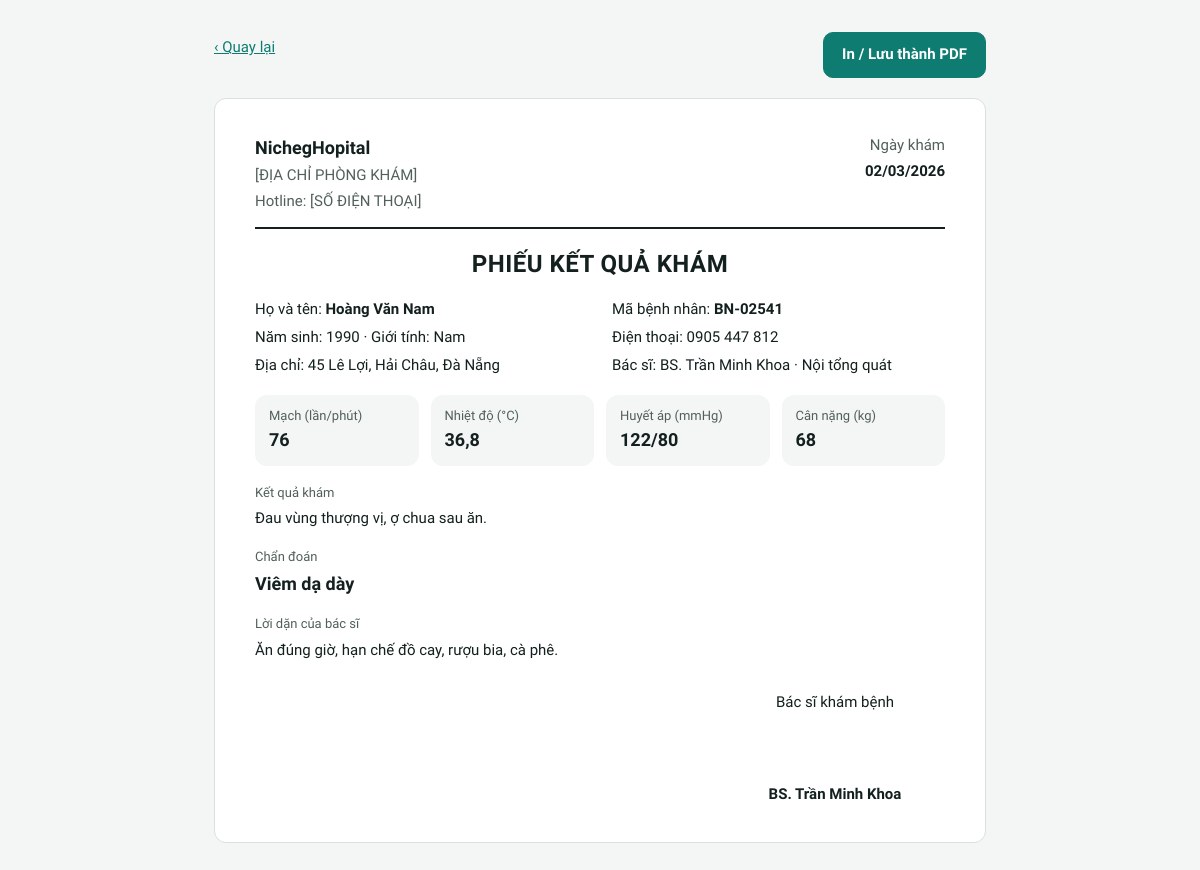
The app's page /in-phieu.php?id=2&phan=ket-qua (signed in) with its own data.
### tables this page shows
CREATE TABLE benh_an (
  id           INT UNSIGNED AUTO_INCREMENT PRIMARY KEY,
  lich_hen_id  INT UNSIGNED NOT NULL UNIQUE,
  benh_nhan_id INT UNSIGNED NOT NULL,
  bac_si_id    INT UNSIGNED NOT NULL,
  ngay_kham    DATE NOT NULL,
  mach         VARCHAR(10) NULL,
  nhiet_do     VARCHAR(10) NULL,
  huyet_ap     VARCHAR(15) NULL,
  can_nang     VARCHAR(10) NULL,
  ket_qua      TEXT NOT NULL,
  chan_doan    VARCHAR(255) NOT NULL,
  loi_dan      TEXT NULL,
  tao_luc      DATETIME NOT NULL DEFAULT CURRENT_TIMESTAMP,
  INDEX idx_ba_benh_nhan (benh_nhan_id),
  INDEX idx_ba_ngay (ngay_kham),
  CONSTRAINT fk_ba_lich_hen FOREIGN KEY (lich_hen_id) REFERENCES lich_hen (id),
  CONSTRAINT fk_ba_benh_nhan FOREIGN KEY (benh_nhan_id) REFERENCES benh_nhan (id),
  CONSTRAINT fk_ba_bac_si FOREIGN KEY (bac_si_id) REFERENCES bac_si (id)
);

CREATE TABLE benh_nhan (
  id            INT UNSIGNED AUTO_INCREMENT PRIMARY KEY,
  ma            VARCHAR(10)  NULL UNIQUE,
  ho_ten        VARCHAR(100) NOT NULL,
  so_dien_thoai CHAR(10)     NOT NULL UNIQUE,
  nam_sinh      SMALLINT UNSIGNED NULL,
  gioi_tinh     ENUM('Nam', 'Nữ') NULL,
  dia_chi       VARCHAR(255) NULL,
  tao_luc       DATETIME NOT NULL DEFAULT CURRENT_TIMESTAMP
);

CREATE TABLE bac_si (
  id            INT UNSIGNED AUTO_INCREMENT PRIMARY KEY,
  ho_ten        VARCHAR(100) NOT NULL,
  chuyen_khoa   VARCHAR(50)  NOT NULL,
  phong         VARCHAR(20)  NOT NULL,
  so_dien_thoai CHAR(10)     NOT NULL,
  email         VARCHAR(100) NULL,
  trinh_do      VARCHAR(100) NULL
);

### includes/xac-thuc.php (called while the page is built, shortened)
<?php
function nguoi_dung(): ?array
{
    return $_SESSION['nguoi_dung'] ?? null;
}

### includes/csdl.php (called while the page is built, shortened)
<?php
function csdl(): PDO
{
    static $pdo = null;
    if ($pdo === null) {
        $dsn = sprintf('mysql:host=%s;port=%d;dbname=%s;charset=utf8mb4', CSDL_MAY_CHU, CSDL_CONG, CSDL_TEN);
        try {
            $pdo = new PDO($dsn, CSDL_NGUOI_DUNG, CSDL_MAT_KHAU, [
                PDO::ATTR_ERRMODE => PDO::ERRMODE_EXCEPTION,
                PDO::ATTR_DEFAULT_FETCH_MODE => PDO::FETCH_ASSOC,
                PDO::ATTR_EMULATE_PREPARES => false,
            ]);
            $pdo->exec("SET time_zone = '+07:00'");
        } catch (PDOException $loi) {
            http_response_code(500);
            exit('Không kết nối được cơ sở dữ liệu. Hãy kiểm tra MySQL đã chạy và đã chạy lệnh "php database/cai-dat.php" (xem README.md). Chi tiết: '
                . htmlspecialchars($loi->getMessage()));
        }
    }
    return $pdo;
}
function truy_van(string $sql, array $tham_so = []): PDOStatement
{
    $lenh = csdl()->prepare($sql);
    $lenh->execute($tham_so);
    return $lenh;
}
function mot_dong(string $sql, array $tham_so = []): ?array
{
    $dong = truy_van($sql, $tham_so)->fetch();
    return $dong === false ? null : $dong;
}

### includes/tien-ich.php (called while the page is built, shortened)
<?php
function e(mixed $gia_tri): string
{
    return htmlspecialchars((string) ($gia_tri ?? ''), ENT_QUOTES, 'UTF-8');
}
function duong_dan_goc(): string
{
    static $goc = null;
    if ($goc === null) {
        $thu_muc_public = str_replace('\\', '/', (string) realpath(__DIR__ . '/../public'));
        $goc_web = rtrim(str_replace('\\', '/', (string) realpath($_SERVER['DOCUMENT_ROOT'] ?? '')), '/');
        $goc = '';
        if ($goc_web !== '' && str_starts_with($thu_muc_public . '/', $goc_web . '/')) {
            $phan = trim(substr($thu_muc_public, strlen($goc_web)), '/');
            $goc = $phan === '' ? '' : '/' . implode('/', array_map('rawurlencode', explode('/', $phan)));
        }
    }
    return $goc;
}
function url(string $trang, array $tham_so = []): string
{
    $tham_so = array_filter($tham_so, fn($v) => $v !== null && $v !== '');
    $chuoi = $tham_so ? '?' . http_build_query($tham_so, '', '&', PHP_QUERY_RFC3986) : '';
    return duong_dan_goc() . '/' . ltrim($trang, '/') . $chuoi;
}
function chi_so(string $chuoi): string
{
    return preg_replace('/\D+/', '', $chuoi);
}
function dinh_dang_sdt(?string $sdt): string
{
    $so = chi_so((string) $sdt);
    return strlen($so) === 10 ? substr($so, 0, 4) . ' ' . substr($so, 4, 3) . ' ' . substr($so, 7) : (string) $sdt;
}
function ten_bac_si(string $ho_ten): string
{
    return 'BS. ' . $ho_ten;
}
function ngay_vn(string $ngay): string
{
    return date('d/m/Y', strtotime($ngay));
}

### public/in-phieu.php (the view, shortened to what this page needs)
<?php
$nguoi_dung = nguoi_dung() ?? chuyen_huong('dang-nhap.php');
$benh_an = mot_dong(
    'SELECT ba.*, bn.ma, bn.ho_ten AS benh_nhan, bn.nam_sinh, bn.gioi_tinh, bn.dia_chi, bn.so_dien_thoai,
            bs.ho_ten AS bac_si, bs.chuyen_khoa, bs.phong
     FROM benh_an ba
     JOIN benh_nhan bn ON bn.id = ba.benh_nhan_id
     JOIN bac_si bs ON bs.id = ba.bac_si_id
     WHERE ba.id = ?',
    [(int) ($_GET['id'] ?? 0)]
);
$phan = $_GET['phan'] ?? 'ca-hai';
$in_ket_qua = $phan !== 'don-thuoc';
$quay_lai = $nguoi_dung['vai_tro'] === 'QL'
    ? url('quan-ly/lich-hen-hom-nay.php')
    : url('benh-nhan/ket-qua.php', ['id' => $benh_an['id']]);
function dau_phieu(array $benh_an, string $tieu_de): void
{
    ?>
    <div class="phieu-head">
      <div class="stack g4">
        <strong style="font-size:18px"><?= e(TEN_PHONG_KHAM) ?></strong>
        <span class="muted"><?= e(DIA_CHI) ?></span>
        <span class="muted">Hotline: <?= e(HOTLINE) ?></span>
      </div>
      <div class="stack g4" style="text-align:right">
        <span class="muted">Ngày khám</span>
        <strong><?= e(ngay_vn($benh_an['ngay_kham'])) ?></strong>
      </div>
    </div>
    <h1><?= e($tieu_de) ?></h1>
    <div class="info">
      <span>Họ và tên: <strong><?= e($benh_an['benh_nhan']) ?></strong></span>
      <span>Mã bệnh nhân: <strong><?= e($benh_an['ma'] ?? '—') ?></strong></span>
      <span>Năm sinh: <?= e($benh_an['nam_sinh'] ?? '—') ?> · Giới tính: <?= e($benh_an['gioi_tinh'] ?? '—') ?></span>
      <span>Điện thoại: <?= e(dinh_dang_sdt($benh_an['so_dien_thoai'])) ?></span>
      <span>Địa chỉ: <?= e($benh_an['dia_chi'] ?: '—') ?></span>
      <span>Bác sĩ: <?= e(ten_bac_si($benh_an['bac_si'])) ?> · <?= e($benh_an['chuyen_khoa']) ?></span>
    </div>
    <?php
}
function chu_ky(array $benh_an): void
{
    ?>
    <div class="sign"><div><span>Bác sĩ khám bệnh</span><strong><?= e(ten_bac_si($benh_an['bac_si'])) ?></strong></div></div>
    <?php
}
?>
<div class="phieu-wrap">
  <div class="row between no-print">
    <a class="back-link" href="<?= e($quay_lai) ?>">‹ Quay lại</a>
    <button class="btn pri" type="button" onclick="window.print()">In / Lưu thành PDF</button>
  </div>
  <?php if ($in_ket_qua): ?>
    <section class="phieu">
      <?php dau_phieu($benh_an, 'PHIẾU KẾT QUẢ KHÁM'); ?>
      <div class="vitals">
        <div class="vital"><span class="lb">Mạch (lần/phút)</span><strong><?= e($benh_an['mach'] ?: '—') ?></strong></div>
        <div class="vital"><span class="lb">Nhiệt độ (°C)</span><strong><?= e($benh_an['nhiet_do'] ?: '—') ?></strong></div>
        <div class="vital"><span class="lb">Huyết áp (mmHg)</span><strong><?= e($benh_an['huyet_ap'] ?: '—') ?></strong></div>
        <div class="vital"><span class="lb">Cân nặng (kg)</span><strong><?= e($benh_an['can_nang'] ?: '—') ?></strong></div>
      </div>
      <div class="stack g4"><span class="lb">Kết quả khám</span><p style="line-height:1.6"><?= nl2br(e($benh_an['ket_qua'])) ?></p></div>
      <div class="stack g4"><span class="lb">Chẩn đoán</span><strong style="font-size:18px"><?= e($benh_an['chan_doan']) ?></strong></div>
      <?php if ($benh_an['loi_dan']): ?>
        <div class="stack g4"><span class="lb">Lời dặn của bác sĩ</span><p style="line-height:1.6"><?= nl2br(e($benh_an['loi_dan'])) ?></p></div>
      <?php endif; ?>
      <?php chu_ky($benh_an); ?>
    </section>
  <?php endif; ?>
</div>

### public/assets/app.css (style rules this page uses)
:root { --nen: #F4F6F5; --chu: #13201E; --chinh: #0E7C70; --chinh-dam: #0A5C53; --dam: #0B4F48; --nhat: #E3F2EF; --vien: #D9E1DF; --vien-o: #C9D3D0; --phu: #51605C; --nhan: #2F3B38; --ke: #EBEFEE; }
* { box-sizing: border-box; }
html { -webkit-text-size-adjust: 100%; scroll-padding-top: 88px; }
body { margin: 0; min-height: 100vh; background: var(--nen); color: var(--chu); font-family: 'Lexend', system-ui, sans-serif; font-size: 15px; line-height: 1.45; }
a { color: var(--chinh); }
h1, h2, h3, p { margin: 0; }
h1, h2, h3 { font-weight: 600; }
button, input, select, textarea { font: inherit; color: inherit; }
.muted { color: var(--phu); }
.lb { font-size: 13px; color: var(--phu); font-weight: 500; }
.stack { display: flex; flex-direction: column; }
.g4 { gap: 4px; }
.row { display: flex; flex-wrap: wrap; align-items: center; gap: 12px; }
.between { justify-content: space-between; }
.back-link { font-size: 15px; font-weight: 500; min-height: 32px; display: inline-flex; align-items: center; align-self: flex-start; }
.btn { min-height: 46px; padding: 0 18px; border-radius: 10px; border: 1px solid var(--vien-o); background: #FFFFFF; color: var(--chu); font-size: 15px; font-weight: 600; display: inline-flex; align-items: center; justify-content: center; gap: 8px; cursor: pointer; text-decoration: none; white-space: nowrap; }
.btn.pri { background: var(--chinh); border-color: var(--chinh); color: #FFFFFF; }
.vitals { display: grid; grid-template-columns: repeat(auto-fit, minmax(min(150px, 100%), 1fr)); gap: 12px; }
.vital { background: var(--nen); border-radius: 12px; padding: 12px 14px; display: flex; flex-direction: column; gap: 2px; }
.vital strong { font-size: 18px; font-weight: 600; }
.phieu-wrap { max-width: 820px; margin: 0 auto; padding: 32px 24px 56px; display: flex; flex-direction: column; gap: 20px; }
.phieu { background: #FFFFFF; border: 1px solid var(--vien); border-radius: 12px; padding: 36px 40px; display: flex; flex-direction: column; gap: 18px; }
.phieu-head { display: flex; justify-content: space-between; gap: 16px; padding-bottom: 14px; border-bottom: 2px solid var(--chu); }
.phieu h1 { text-align: center; font-size: 24px; letter-spacing: .02em; }
.phieu .info { display: grid; grid-template-columns: repeat(2, minmax(0, 1fr)); gap: 6px 24px; font-size: 15px; }
.phieu .sign { display: flex; justify-content: flex-end; text-align: center; padding-top: 12px; }
.phieu .sign div { min-width: 220px; display: flex; flex-direction: column; gap: 70px; }

### records on screen
benh_an: ngay_kham "02/03/2026", benh_nhan.ho_ten "Hoàng Văn Nam", benh_nhan.ma "BN-02541", benh_nhan.nam_sinh "1990", benh_nhan.gioi_tinh "Nam", benh_nhan.so_dien_thoai "0905 447 812", benh_nhan.dia_chi "45 Lê Lợi, Hải Châu, Đà Nẵng", bac_si.ho_ten "BS. Trần Minh Khoa", bac_si.chuyen_khoa "Nội tổng quát", mach "76", nhiet_do "36,8", huyet_ap "122/80", can_nang "68", ket_qua "Đau vùng thượng vị, ợ chua sau ăn.", chan_doan "Viêm dạ dày", loi_dan "Ăn đúng giờ, hạn chế đồ cay, rượu bia, cà phê."

### other values on screen
TEN_PHONG_KHAM "NichegHopital"
DIA_CHI "[ĐỊA CHỈ PHÒNG KHÁM]"
HOTLINE "[SỐ ĐIỆN THOẠI]"
$tieu_de "PHIẾU KẾT QUẢ KHÁM"
